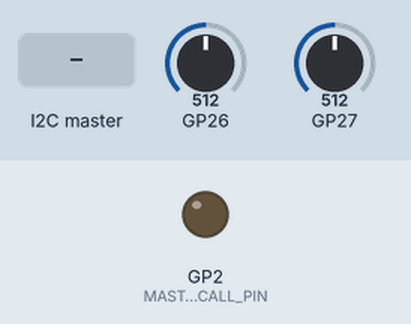
Recording of a program running on a simulated Raspberry Pi Pico. Parts: output pins drawn as LEDs (lit = HIGH). Inputs (shaded band) come from the test bench; at power-on: GP26 = 512, GP27 = 512. What the program prints to the serial monitor is not drawn.

Above: at 1.2 s.
1.3 s: GP26 set to 5
2.8 s: GP27 set to 5
4.3 s: the I2C master sends the byte 1
5.8 s: the I2C master sends the byte 90
7.3 s: the I2C master sends the byte 200
Timing chart, 0 to 9.8 s (numbered marks = the images above; inputs shaded):
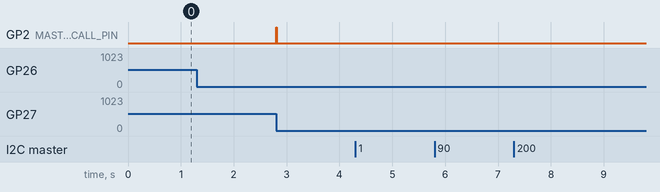

Measured:
- after the input at 1.3 s, every drawn part: stays the same
- after the input at 2.8 s, GP2 (MASTER_CALL_PIN): LOW → HIGH at once, → LOW 0.01 s later
- after the input at 4.3 s, every drawn part: stays the same
- after the input at 5.8 s, every drawn part: stays the same
- after the input at 7.3 s, every drawn part: stays the same

The program:

main.cpp
```cpp
#include <Arduino.h>
#include <Wire.h>

#define SLAVE_ADDR 0x01

// light barrier input pins
#define LIGHT_BARRIER_1 26
#define LIGHT_BARRIER_2 27
#define LIGHT_THRESHOLD 15

// master communication pins
#define MASTER_CALL_PIN 2
#define SDA_PIN 4
#define SCL_PIN 5

// global variables
volatile uint8_t last_command_code = 0;
volatile uint8_t last_trigger_direction = 0;

// Core 0 I2C communication


/**
 * @brief Sends a signal to the master to indicate that an event has occurred.
 *
 * This function sets the MASTER_CALL_PIN high for 10 milliseconds
 * and then sets it low again, effectively sending a pulse signal
 * to notify the master device.
 */
void callMaster() {
  digitalWrite(MASTER_CALL_PIN, HIGH);
  delay(10); //TODO: check delay
  digitalWrite(MASTER_CALL_PIN, LOW);
}


/**
 * @brief Handles incoming data from the I2C master.
 *
 * This function is triggered when the master sends data to the slave.
 * It reads the received command and stores it in the `last_command_code` variable.
 *
 * @param numBytes The number of bytes received from the master.
 */
void onReceive(int numBytes){
  if (Wire.available()) {
    last_command_code = Wire.read();
    Serial.print("INFO: got command ");
    Serial.println(last_command_code, HEX);
  }
}


/**
 * @brief Responds to requests from the I2C master and executes the comand set in last_command_code.
 *
 * This function is called when the master requests data from the slave.
 * If no valid command was received, it returns -1 as an error indicator.
 * Otherwise, it processes the last received command and responds with the appropriate data.
 */
void onRequest() {
  if (last_command_code == 0){
    Serial.println("WARNING: Request without command");
    Wire.write(-1);
  }

  else {
    switch (last_command_code)
    {
    // 0x01 ask direction
    case 0x01:
      // Serial debug info executed command
      Serial.print("INFO: executed command");
      Serial.println(last_command_code, HEX);

      if (last_trigger_direction != 0){
        Serial.print("INFO: send ");
        Serial.print(last_trigger_direction);
        Serial.println("back to master");
      }

      else {
        Serial.println("WARNING: Master called direction but no event was recognized. Send Error code -1 back to master.");
      }

      Wire.write(last_trigger_direction);

      // reset last trigger direction to no Trigger / Error
      last_trigger_direction = 0;
      break;

    default:
      Wire.write(-1);
    }
    last_command_code = 0;
  }
}


void setup(){
  Serial.begin(11520000);

  // init i2c slave
  Wire.setSDA(SDA_PIN);
  Wire.setSCL(SCL_PIN);
  Wire.begin(SLAVE_ADDR);
  Wire.onReceive(onReceive);
  Wire.onRequest(onRequest);
}


void loop() {
  delay(100);
}

// Core 1 Handling of light barriers

// store the time of last trigger; -1 not unhandled
long lastTrigger1 = -1;
long lastTrigger2 = -1;


/**
 * @brief Checks if the light beam is interrupted at the given analog sensor.
 *
 * @param analogPin Analog pin connected to the phototransistor.
 * @return true if the sensor value is below LIGHT_THRESHOLD (beam interrupted), false otherwise.
 */
bool isTriggered(int analogPin) {
  return analogRead(analogPin) < LIGHT_THRESHOLD;
}


void setup1() {
  pinMode(MASTER_CALL_PIN, OUTPUT); // Interrupt Pin for Master-Controller
}


void loop1() {
  // check light barrier 1
  if (isTriggered(LIGHT_BARRIER_1) && lastTrigger1 == -1) {
    Serial.println("INFO: light barrier 1 triggered");
    lastTrigger1 = millis();
  }

  // check light barrier 2
  if (isTriggered(LIGHT_BARRIER_2) && lastTrigger2 == -1) {
    Serial.println("INFO: light barrier 2 triggered");
    lastTrigger2 = millis();
  }

  // check if both light barriers got triggered
  if (lastTrigger1 != -1 and lastTrigger2 != -1){

    // get direction
    long diff = lastTrigger1 - lastTrigger2;

    if (diff > 0) { // 1 -> 2
      last_trigger_direction = 1;
    }
    else {
      if (diff < 0) { // 2 -> 1
      last_trigger_direction = 2;
      }
      else {
        Serial.println("ERROR: both trigger times equal, failed to get direction. Direction set to default 0.");
        last_trigger_direction = 0;
      }
    }
    Serial.print("INFO: Trigger in direction: ");
    Serial.println(last_trigger_direction);
    callMaster();

    // wait until both light barriers are rested
    while (isTriggered(LIGHT_BARRIER_1) || isTriggered(LIGHT_BARRIER_2)) {
      delay(1000);
    }

    // reset last trigger times to no trigger
    lastTrigger1 = -1;
    lastTrigger2 = -1;
  }

  delay(100);
}
```
